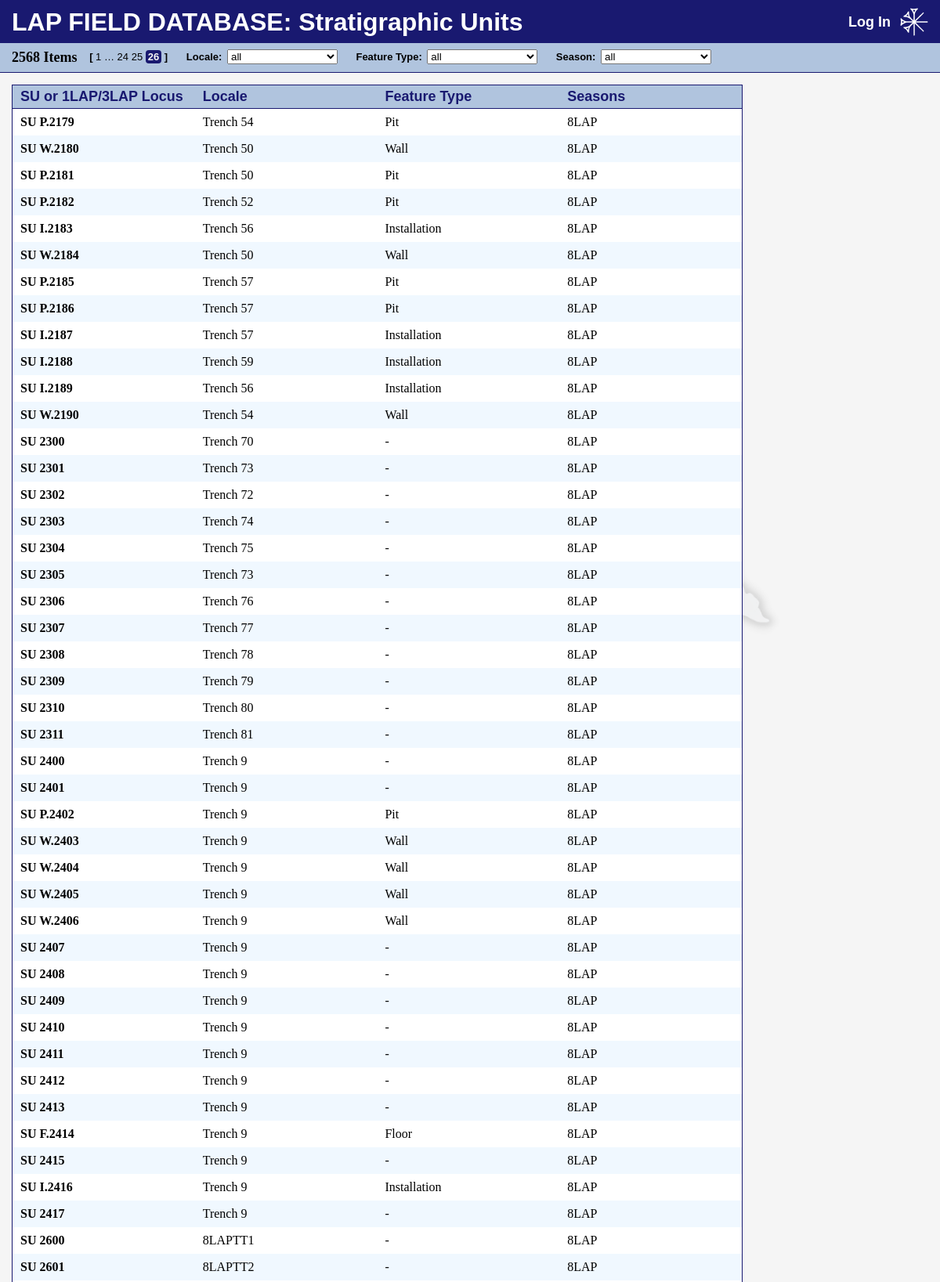
Page /sus/?p=26 (upper part) on the committed database.
### contexts/models.py (models this page shows, shortened)
class SU(models.Model):
    number = models.IntegerField(
        null=True,
        verbose_name="SU Number",
        validators=[MinValueValidator(0)],
    )
    locus = models.CharField(
        max_length=10,
        null=True,
        blank=True,
        verbose_name="1LAP/3LAP Locus",
    )
    locale = models.ForeignKey(
        Locale,
        on_delete=models.PROTECT,
        related_name="sus",
        null=False,
    )
    seasons = models.ManyToManyField(
        Season,
        default=Season.objects.last().pk,  # type: ignore
    )
    dateassigned = models.DateField(
        null=False,
        default=timezone.now,
        verbose_name="Date Assigned",
    )
    recordedby = models.ForeignKey(
        CustomUser,
        null=False,
        on_delete=models.PROTECT,
        verbose_name="Recorded By",
    )
    elevationtop = models.CharField(
        max_length=50,
        null=True,
        blank=True,
        verbose_name="Elevation (top)",
    )
    elevationbottom = models.CharField(
        max_length=50,
        null=True,
        blank=True,
        verbose_name="Elevation (bottom)",
    )
    color = models.CharField(
        max_length=50,
        null=True,
        blank=True,
    )
    composition = models.CharField(
        max_length=50,
        null=True,
        blank=True,
    )
    texture = models.CharField(
        max_length=50,
        null=True,
        blank=True,
    )
    inclusions = models.CharField(
        max_length=50,
        null=True,
        blank=True,
    )
    dimensions = models.CharField(
        max_length=50,
        null=True,
        blank=True,
    )
    sameas = models.CharField(
        max_length=50,
        null=True,
        blank=True,
        verbose_name="Same As",
    )
    coveredby = models.CharField(
        max_length=50,
        null=True,
        blank=True,
        verbose_name="Covered By",
    )
    covers = models.CharField(
        max_length=50,
        null=True,
        blank=True,
    )
    cutby = models.CharField(
        max_length=50,
        null=True,
        blank=True,
        verbose_name="Cut By",
    )
    abuts = models.CharField(
        max_length=50,
        null=True,
        blank=True,
    )
    cuts = models.CharField(
        max_length=50,
        null=True,
        blank=True,
    )
    filledby = models.CharField(
        max_length=50,
        null=True,
        blank=True,
        verbose_name="Filled By",
    )
    fills = models.CharField(
        max_length=50,
        null=True,
        blank=True,
    )
    prefix = models.ForeignKey(
        SUPrefix,
        on_delete=models.PROTECT,
        null=True,
        blank=True,
        related_name="SUs",
        verbose_name="Feature Type",
    )
    description = models.TextField(
        null=True,
        blank=True,
    )
    interpretation = models.TextField(
        null=True,
        blank=True,
    )
    notes = models.TextField(
        null=True,
        blank=True,
    )
    architecturalfeatures = models.CharField(
        max_length=100,
        null=True,
        blank=True,
        verbose_name="Architectural Features",
    )
    architecturaltechnique = models.CharField(
        max_length=100,
        null=True,
        blank=True,
        verbose_name="Architectural Technique",
    )
    photogrammetrynumbers = models.CharField(
        max_length=200,
        null=True,
        blank=True,
        verbose_name="Photogrammetry Numbers",
    )
    photos = models.CharField(
        max_length=200,
        null=True,
        blank=True,
    )
    voided = models.BooleanField(
        null=False,
        default=False,
    )
    tracing = models.FileField(
        upload_to="uploads/sus/tracings/",
        null=True,
        blank=True,
    )
    tracing_onscreen = AdvanceThumbnailField(
        source_field="tracing",  # type: ignore
        upload_to="uploads/sus/tracings/onscreen/",
        size=(310, 310),  # type: ignore
        null=True,
        blank=True,
    )
    tracing_pdf = AdvanceThumbnailField(
        source_field="tracing",  # type: ignore
        upload_to="uploads/sus/tracings/pdf/",
        size=(600, 600),  # type: ignore
        null=True,
        blank=True,
    )
    worldfile = models.FileField(
        storage=FileSystemStorage(location="/tmp/"),
        max_length=200,
        null=True,
        blank=True,
        verbose_name="World File",
    )
    worldfile_contents = models.TextField(
        null=True,
        blank=True,
    )
    class Meta:
        db_table = "lap_sus"
        verbose_name_plural = "SUs"
        ordering = [
            F("number").asc(nulls_first=True),
            "locus",
            "locale",
        ]
        constraints = [
            models.UniqueConstraint(
                "number",
                name="unique_su_number",
                violation_error_message="This number already exists.",
            ),
            models.UniqueConstraint(
                Lower("locus"),
                name="unique_su_locus",
                violation_error_message="This locus already exists.",
            ),
        ]
    def __str__(self):
        if str(self.locus).startswith("Wall"):  # special case for a handful of contexts that were named "Wall n"
            return self.locus
        elif self.locus:
            return f"Locus {self.locus}"
        elif self.prefix and self.number:
            return f"SU {self.prefix.prefix}.{self.number}"
        elif self.number is None:
            return f"SU 0 ({self.locale})"
        else:
            return f"SU {self.number}"

class SUPrefix(models.Model):
    prefix = models.CharField(
        max_length=2,
        null=False,
    )
    feature = models.CharField(
        max_length=20,
        null=False,
    )
    class Meta:
        db_table = "lap_suprefixes"
        verbose_name_plural = "SU Prefixes"
        ordering = ["prefix"]
        constraints = [
            models.UniqueConstraint(
                Lower("prefix"),
                name="unique_prefix_prefix",
                violation_error_message="This prefix already exists.",
            ),
            models.UniqueConstraint(
                Lower("feature"),
                name="unique_prefix_feature",
                violation_error_message="This feature already exists.",
            ),
        ]
    def __str__(self):
        return self.feature

class Locale(models.Model):
    METHOD_CHOICES = [
        ("Excavation", "Excavation"),
        ("Scraping", "Scraping"),
        ("Survey", "Survey"),
        ("Surface Find", "Surface Find"),
    ]
    name = models.CharField(
        max_length=100,
        null=False,
    )
    area = models.ForeignKey(
        Area,
        on_delete=models.PROTECT,
        related_name="locales",
        null=False,
    )
    method = models.CharField(
        max_length=20,
        choices=METHOD_CHOICES,
        null=False,
    )
    notes = models.TextField(
        null=True,
        blank=True,
    )
    class Meta:
        db_table = "lap_locales"
        constraints = [
            models.UniqueConstraint(
                Lower("name"),
                name="unique_locale_name",
                violation_error_message="This name already exists.",
            ),
        ]
        ordering = [
            "name",
        ]
    def __str__(self):
        return self.name

### lapinfo/models.py (models this page shows, shortened)
class Season(models.Model):
    TIME_OF_YEAR_CHOICES = [
        ("Winter", "Winter"),
        ("Spring", "Spring"),
        ("Summer", "Summer"),
        ("Fall", "Fall"),
    ]
    name = models.CharField(
        max_length=5,
        null=False,
    )
    year = models.IntegerField(
        default=int(timezone.now().year),
        null=False,
        validators=[MinValueValidator(2019), MaxValueValidator(2030)],
    )  # type: ignore
    timeofyear = models.CharField(
        max_length=6,
        choices=TIME_OF_YEAR_CHOICES,
        null=False,
        verbose_name="Time of Year",
    )
    class Meta:
        db_table = "lap_seasons"
        verbose_name_plural = "Seasons"
        ordering = ["id"]
        constraints = [
            models.UniqueConstraint(
                Lower("name"),
                name="unique_season_name",
                violation_error_message="This name already exists.",
            )
        ]
    def __str__(self):
        return self.name

### contexts/views/lists.py (the view)
# urls.py: path("sus/", lists.sus_list),
def sus_list(request):
    unfiltered_items = SU.objects.prefetch_related(
        Prefetch(
            "seasons",
            queryset=Season.objects.all(),
            to_attr="seasons_list",
        )
    )
    params, paramstring = _build_params(request, ["locale", "type", "season"])
    filtered_items = unfiltered_items
    if locale := params["locale"]:
        filtered_items = [item for item in filtered_items if item.locale_id == int(locale)]  # type: ignore
    if type := params["type"]:
        filtered_items = [item for item in filtered_items if item.prefix_id == int(type)]  # type: ignore
    if season := params["season"]:
        refiltered_items = []
        for each_item in filtered_items:
            seasons = []
            for each_season in each_item.seasons_list:  # type: ignore
                seasons.append(each_season.id)
            if int(season) in seasons:
                refiltered_items.append(each_item)
        filtered_items = refiltered_items
    p = Paginator(filtered_items, ITEMSPERPAGE)
    if pagenum := request.GET.get("p"):
        pagenum = int(pagenum) if int(pagenum) <= p.num_pages else p.num_pages
    else:
        pagenum = 1
    context = {
        "view": "list",
        "title": "Stratigraphic Units",
        "newitemlink": "/su/new/",
        "count": p.count,
        "pages": p.get_elided_page_range(pagenum, on_each_side=2, on_ends=1),  # type: ignore
        "all_items": p.page(pagenum),
        "params": paramstring,
        "form": SUFilters(initial=params),
    }
    return render(
        request,
        "contexts/sus_list.html",
        context,
    )

### contexts/forms.py
class SUFilters(forms.Form):
    locale = forms.ModelChoiceField(
        label="Locale",
        empty_label="all",
        queryset=Locale.objects.all().order_by(F("name")[0:6], "id"),  # type: ignore
        widget=forms.Select(attrs={"onchange": "submitCleanURL(this.form)"}),
    )
    type = forms.ModelChoiceField(
        label="Feature Type",
        empty_label="all",
        queryset=SUPrefix.objects.all(),
        widget=forms.Select(attrs={"onchange": "submitCleanURL(this.form)"}),
    )
    season = forms.ModelChoiceField(
        label="Season",
        empty_label="all",
        queryset=Season.objects.all(),
        widget=forms.Select(attrs={"onchange": "submitCleanURL(this.form)"}),
    )

### contexts/views/lists.py (called while the page is built)
def _build_params(request, params):
    paramdict = {}
    for each_param in params:
        paramdict[each_param] = request.GET.get(each_param)
    paramlist = []
    for key, val in paramdict.items():
        if val:
            paramlist.append(f"{key}={val}")
    paramstring = ""
    if paramlist:
        paramstring = f"&{'&'.join(paramlist)}"
    return paramdict, paramstring

### contexts/templates/contexts/sus_list.html (shortened to what this page needs)
{% extends "base.html" %}
{% block filters %}
{{ form.as_p }}
{% endblock %}
{% block content %}
<dl>
    <dt style="grid-template-columns: repeat(4, 1fr);">
        <div>SU or 1LAP/3LAP Locus</div>
        <div>Locale</div>
        <div>Feature Type</div>
        <div>Seasons</div>
    </dt>
    {% for item in all_items %}
    <dd {% if item.voided %}class="voided"{% endif %} style="grid-template-columns: repeat(4, 1fr);"  onclick="window.open('/su/{{ item.id }}', '_self')">
        <div>{{ item }}</div>
        <div>{{ item.locale }}</div>
        <div>{{ item.prefix|default:"-" }}</div>
        <div>{{ item.seasons_list|join:", " }}</div>
    </dd>
    {% endfor %}
</dl>
{% endblock %}

### static/base.css (style rules this page uses)
* { margin: 0; padding: 0; }
body { background-color: whitesmoke; font-family: 'Times New Roman', Times, serif; min-width: 1150px; }

### static/lists.css (style rules this page uses)
dl { margin-top: 15px; margin-left: 15px; width: max-content; border-style: solid; border-width: 1px; border-color: midnightblue; background-color: white; z-index: 0; }
dt { display: grid; font-size: large; font-weight: bold; font-family: Helvetica, Arial, sans-serif; color: midnightblue; background-color: lightsteelblue; border-bottom-style: solid; border-width: 1px; border-color: midnightblue; column-rule: 1px solid; }
dd { display: grid; }
dd[onclick] { cursor: pointer; }
dt>div, dd>div { padding-left: 10px; padding-right: 15px; }
dt>div { padding-top: 4px; padding-bottom: 4px; }
dd>div { padding-top: 8px; padding-bottom: 8px; }
dd:nth-child(odd) { background-color: aliceblue; }
dd>div:first-child { font-weight: bold; }
#filters label { margin-left: 20px; font-weight: bold; }
#filters p { display: inline; }
#filters select { margin-left: 3px; width: 20ex; }

### rows in the picture
SU: locus+prefix+number "SU P.2179", locale "Trench 54", prefix "Pit", seasons_list "8LAP"
SU: locus+prefix+number "SU W.2180", locale "Trench 50", prefix "Wall", seasons_list "8LAP"
SU: locus+prefix+number "SU P.2181", locale "Trench 50", prefix "Pit", seasons_list "8LAP"
SU: locus+prefix+number "SU P.2182", locale "Trench 52", prefix "Pit", seasons_list "8LAP"
SU: locus+prefix+number "SU I.2183", locale "Trench 56", prefix "Installation", seasons_list "8LAP"
SU: locus+prefix+number "SU W.2184", locale "Trench 50", prefix "Wall", seasons_list "8LAP"
SU: locus+prefix+number "SU P.2185", locale "Trench 57", prefix "Pit", seasons_list "8LAP"
SU: locus+prefix+number "SU P.2186", locale "Trench 57", prefix "Pit", seasons_list "8LAP"
SU: locus+prefix+number "SU I.2187", locale "Trench 57", prefix "Installation", seasons_list "8LAP"
SU: locus+prefix+number "SU I.2188", locale "Trench 59", prefix "Installation", seasons_list "8LAP"
SU: locus+prefix+number "SU I.2189", locale "Trench 56", prefix "Installation", seasons_list "8LAP"
SU: locus+prefix+number "SU W.2190", locale "Trench 54", prefix "Wall", seasons_list "8LAP"
SU: locus+prefix+number "SU 2300", locale "Trench 70", prefix "-", seasons_list "8LAP"
SU: locus+prefix+number "SU 2301", locale "Trench 73", prefix "-", seasons_list "8LAP"
SU: locus+prefix+number "SU 2302", locale "Trench 72", prefix "-", seasons_list "8LAP"
SU: locus+prefix+number "SU 2303", locale "Trench 74", prefix "-", seasons_list "8LAP"
SU: locus+prefix+number "SU 2304", locale "Trench 75", prefix "-", seasons_list "8LAP"
SU: locus+prefix+number "SU 2305", locale "Trench 73", prefix "-", seasons_list "8LAP"
SU: locus+prefix+number "SU 2306", locale "Trench 76", prefix "-", seasons_list "8LAP"
SU: locus+prefix+number "SU 2307", locale "Trench 77", prefix "-", seasons_list "8LAP"
SU: locus+prefix+number "SU 2308", locale "Trench 78", prefix "-", seasons_list "8LAP"
SU: locus+prefix+number "SU 2309", locale "Trench 79", prefix "-", seasons_list "8LAP"
SU: locus+prefix+number "SU 2310", locale "Trench 80", prefix "-", seasons_list "8LAP"
SU: locus+prefix+number "SU 2311", locale "Trench 81", prefix "-", seasons_list "8LAP"
SU: locus+prefix+number "SU 2400", locale "Trench 9", prefix "-", seasons_list "8LAP"
SU: locus+prefix+number "SU 2401", locale "Trench 9", prefix "-", seasons_list "8LAP"
SU: locus+prefix+number "SU P.2402", locale "Trench 9", prefix "Pit", seasons_list "8LAP"
SU: locus+prefix+number "SU W.2403", locale "Trench 9", prefix "Wall", seasons_list "8LAP"
SU: locus+prefix+number "SU W.2404", locale "Trench 9", prefix "Wall", seasons_list "8LAP"
SU: locus+prefix+number "SU W.2405", locale "Trench 9", prefix "Wall", seasons_list "8LAP"
SU: locus+prefix+number "SU W.2406", locale "Trench 9", prefix "Wall", seasons_list "8LAP"
SU: locus+prefix+number "SU 2407", locale "Trench 9", prefix "-", seasons_list "8LAP"
SU: locus+prefix+number "SU 2408", locale "Trench 9", prefix "-", seasons_list "8LAP"
SU: locus+prefix+number "SU 2409", locale "Trench 9", prefix "-", seasons_list "8LAP"
SU: locus+prefix+number "SU 2410", locale "Trench 9", prefix "-", seasons_list "8LAP"
SU: locus+prefix+number "SU 2411", locale "Trench 9", prefix "-", seasons_list "8LAP"
SU: locus+prefix+number "SU 2412", locale "Trench 9", prefix "-", seasons_list "8LAP"
SU: locus+prefix+number "SU 2413", locale "Trench 9", prefix "-", seasons_list "8LAP"
SU: locus+prefix+number "SU F.2414", locale "Trench 9", prefix "Floor", seasons_list "8LAP"
SU: locus+prefix+number "SU 2415", locale "Trench 9", prefix "-", seasons_list "8LAP"
SU: locus+prefix+number "SU I.2416", locale "Trench 9", prefix "Installation", seasons_list "8LAP"
SU: locus+prefix+number "SU 2417", locale "Trench 9", prefix "-", seasons_list "8LAP"
SU: locus+prefix+number "SU 2600", locale "8LAPTT1", prefix "-", seasons_list "8LAP"
SU: locus+prefix+number "SU 2601", locale "8LAPTT2", prefix "-", seasons_list "8LAP"

### other values in the picture
{{ title }} "Stratigraphic Units"
{{ count }} "2568"
{{ pagenum }} "1" "24" "25"
{{ pagenum }} "26"
